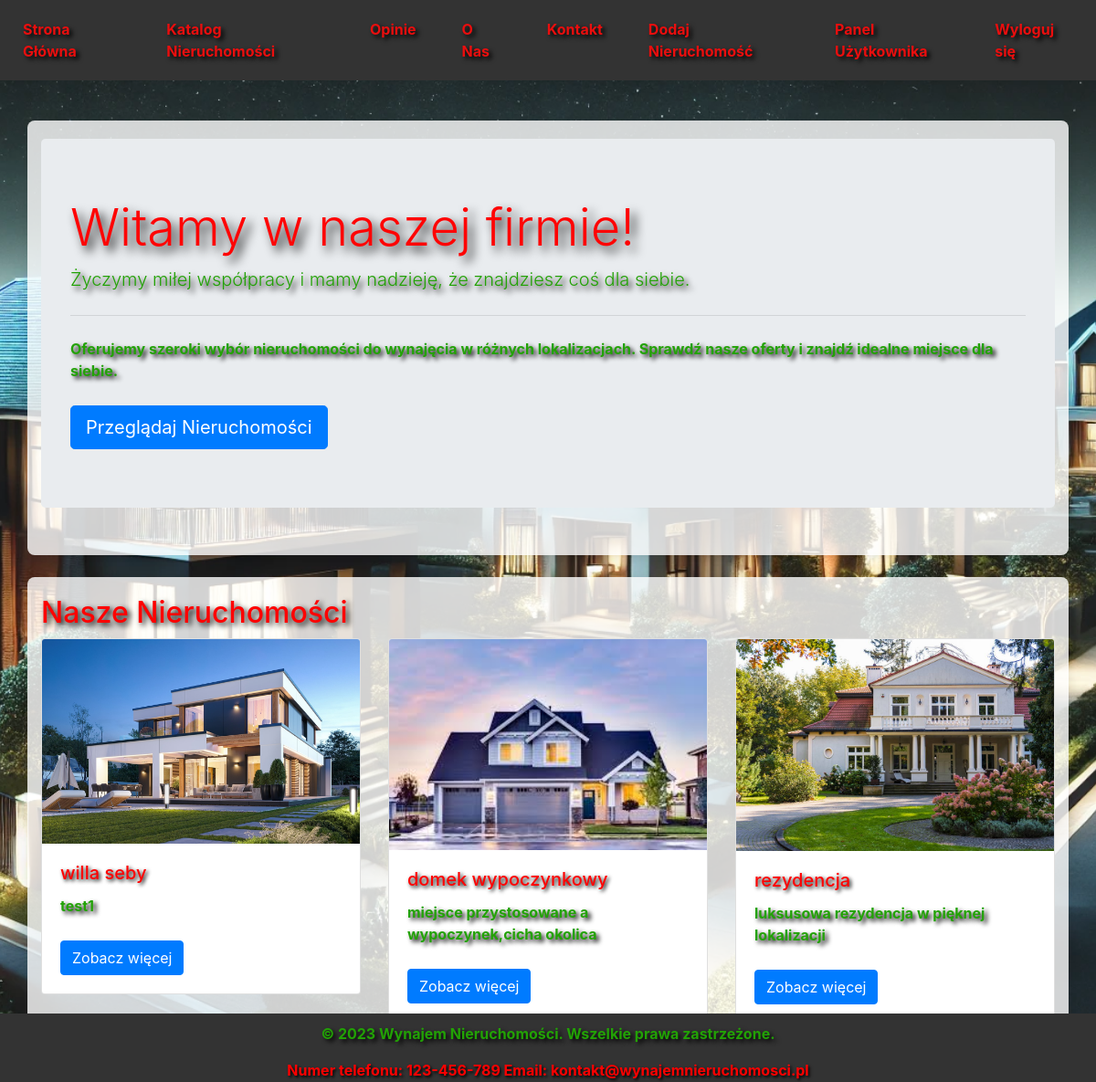
The app's page /index (signed in) with its own data.
### app.py (models this page shows, shortened)
class Nieruchomosc(db.Model):
    id = db.Column(db.Integer, primary_key=True)
    nazwa = db.Column(db.String(100), nullable=False)
    lokalizacja = db.Column(db.String(100), nullable=False)
    cena_dzienna = db.Column(db.Float, nullable=False)
    opis = db.Column(db.Text, nullable=True)
    image_file = db.Column(db.String(100), nullable=False, default='default.jpg')  # Upewnij się, że kolumna istnieje
    wynajmy = db.relationship('Wynajem', backref='nieruchomosc', lazy=True)
    opinions = db.relationship('Opinion', back_populates='nieruchomosc', lazy=True)
    zdjecia = db.relationship('Zdjecie', backref='nieruchomosc', lazy=True)
    rentals = db.relationship('Rental', back_populates='nieruchomosc', cascade="all, delete-orphan")

class Zdjecie(db.Model):
    id = db.Column(db.Integer, primary_key=True)
    filename = db.Column(db.String(100), nullable=False)
    nieruchomosc_id = db.Column(db.Integer, db.ForeignKey('nieruchomosc.id'), nullable=False)

### app.py (the view)
@app.route('/')
@app.route('/index')
def index():
    properties = Nieruchomosc.query.all()
    for property in properties:
        print(f"Image file for property {property.nazwa}: {property.image_file}")
    return render_template('index.html', properties=properties)

### app.py (called while the page is built)
@login_manager.user_loader
def load_user(user_id):
    return User.query.get(int(user_id))

### templates/index.html
{% extends "base.html" %}
{% block content %}
    <div class="container mt-4">
        <div class="jumbotron">
            <h1 class="display-4">Witamy w naszej firmie!</h1>
            <p class="lead">Życzymy miłej współpracy i mamy nadzieję, że znajdziesz coś dla siebie.</p>
            <hr class="my-4">
            <p>Oferujemy szeroki wybór nieruchomości do wynajęcia w różnych lokalizacjach. Sprawdź nasze oferty i znajdź idealne miejsce dla siebie.</p>
            <a class="btn btn-primary btn-lg" href="{{ url_for('katalog') }}" role="button">Przeglądaj Nieruchomości</a>
        </div>
    </div>
    <div class="container mt-4">
        <h2>Nasze Nieruchomości</h2>
        <div class="row">
            {% for property in properties %}
                <div class="col-md-4">
                    <div class="card mb-4">
                        {% if property.zdjecia|length > 0 %}
                            <img src="{{ url_for('static', filename='uploads/' ~ property.zdjecia[0].filename) }}" class="card-img-top" alt="{{ property.nazwa }}">
                        {% else %}
                            <img src="{{ url_for('static', filename='uploads/default.jpg') }}" class="card-img-top" alt="{{ property.nazwa }}">
                        {% endif %}
                        <div class="card-body">
                            <h5 class="card-title">{{ property.nazwa }}</h5>
                            <p class="card-text">{{ property.opis }}</p>
                            <a href="{{ url_for('property_detail', property_id=property.id) }}" class="btn btn-primary">Zobacz więcej</a>
                        </div>
                    </div>
                </div>
            {% endfor %}
        </div>
    </div>
{% endblock %}

### static/css/styles.css (style rules this page uses)
body { font-family: Arial, sans-serif; background: url('../images/tlo.webp') no-repeat center center fixed; background-size: cover; color: #ff0000; margin: 0; padding: 0; font-weight: bold; }
h1, h2, h3, h4, h5, h6, .navbar-brand, .nav-link, .alert, footer div { font-weight: bold; font-size: 1,5em; color:red; text-shadow: 0.1em 0.1em 0.2em black; }
.container { background: rgba(255, 255, 255, 0.8); padding: 20px; border-radius: 8px; box-shadow: 0 0 10px rgba(0, 0, 0, 0.1); }
h1 { color: #ff0303; text-shadow: 0.1em 0.1em 0.2em black; }
p,li { color: #22a205; font-weight: bold; font-size: 1,5em; text-shadow: 0.2em 0.2em 0.3em black; }
.btn { padding: 5px 10px; border: none; cursor: pointer; text-decoration: none; font-size: 14px; margin-top: 10px; }

### records on screen
Nieruchomosc: filename (picture), nazwa "willa seby", opis "test1"
Nieruchomosc: filename (picture), nazwa "domek wypoczynkowy", opis "miejsce przystosowane a wypoczynek,cicha okolica"
Nieruchomosc: filename (picture), nazwa "rezydencja", opis "luksusowa rezydencja w pięknej lokalizacji"
